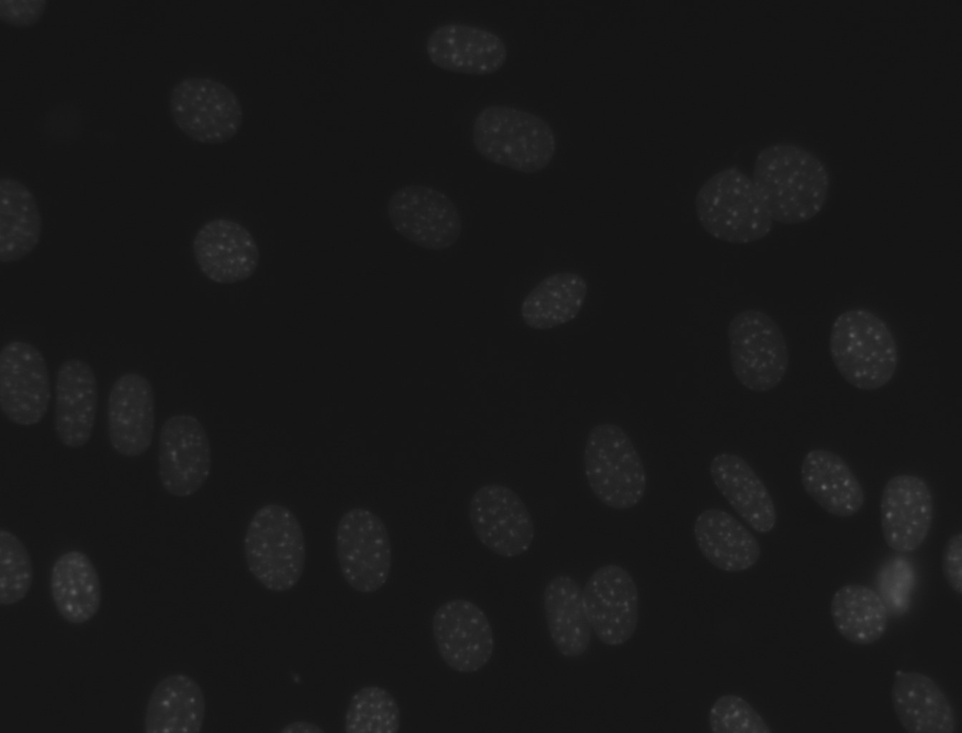
#> input picture data/input/dna-0.jpg, 962 x 733 px, shrunk from 1344 x 1024 before the run; its folder holds only this picture in this run
$ python jugfile.py   (older library calls are emulated)
#> lines starting #> are read from the running program, lines starting #| are printed output that depends on the picture; after the words box and inside, x2 and y2 are one past the last pixel; in counts of white or black regions, pixels touching at a corner belong together
import mahotas as mh
import numpy as np
from glob import glob
from jug import TaskGenerator

def reference_for(fname):
    return fname.replace('/input/','/references/').replace('.jpg', '.png')

@TaskGenerator
def segment(fname):
#> called with fname = 'data/input/dna-0.jpg'
    dna = mh.imread(fname)
#> dna is the input picture: shape (733, 962, 3); min 19, max 94, mean 24.2
    dna = dna[:,:,0]
#> dna: shape (733, 962)

    sigma = 12.
    dnaf = mh.gaussian_filter(dna, sigma)
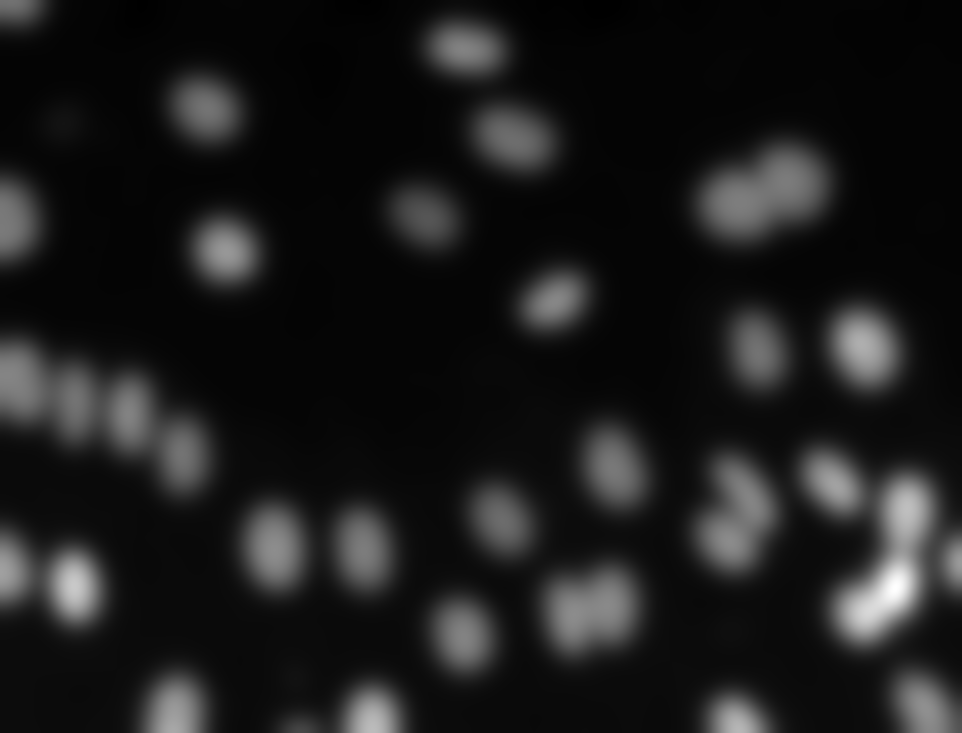
#> dnaf: shape (733, 962) float64; min 20.24, max 56.46, mean 24.2; drawn with min black and max white

    T_mean = dnaf.mean()
#> T_mean = 24.23
    bin_image = dnaf > T_mean
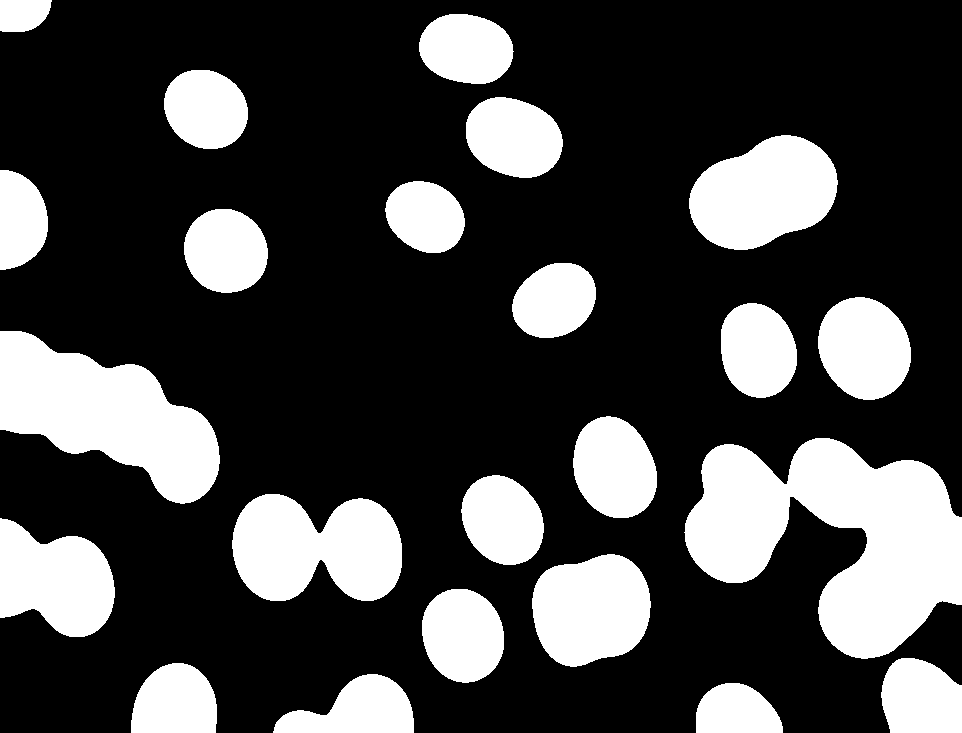
#> bin_image: shape (733, 962) bool; 26.8% white; 23 white regions, largest, box (x1, y1, x2, y2) and area: (684, 438, 962, 659) 34965, (0, 331, 220, 504) 20713, (232, 494, 402, 601) 13926
    labeled, nr_objects = mh.label(bin_image)
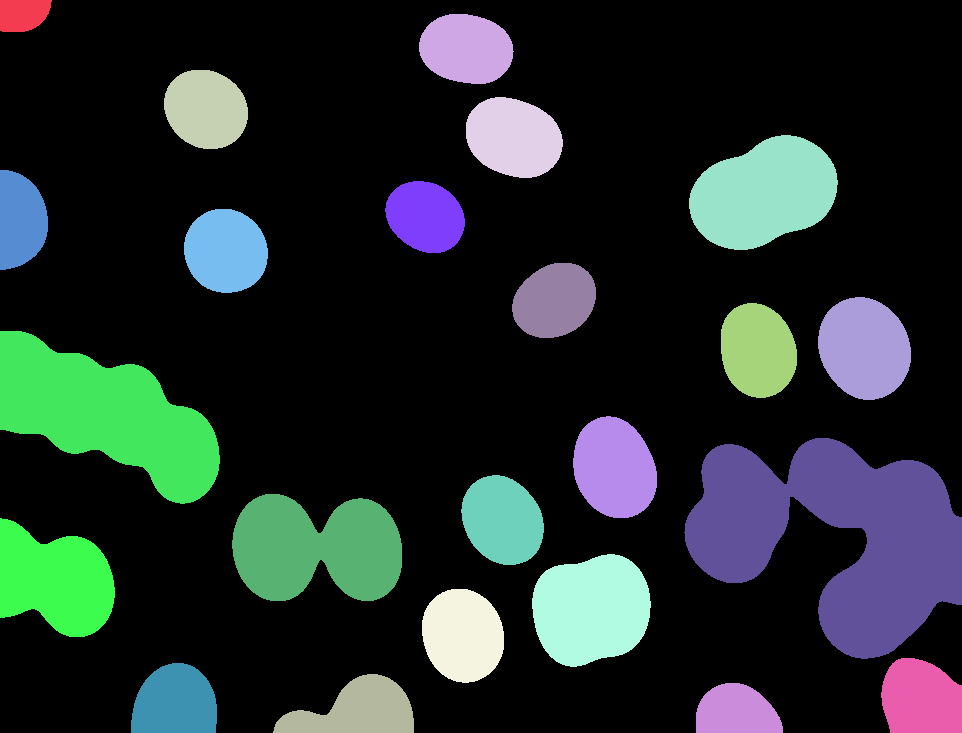
#> labeled: shape (733, 962) int32; 24 distinct labels, from 0 to 23; one colour per label, 0 black
#> nr_objects = 23

#> (the run stopped early here; a loop or call above may not have finished)

$ run again, on data/input/dna-12.jpg
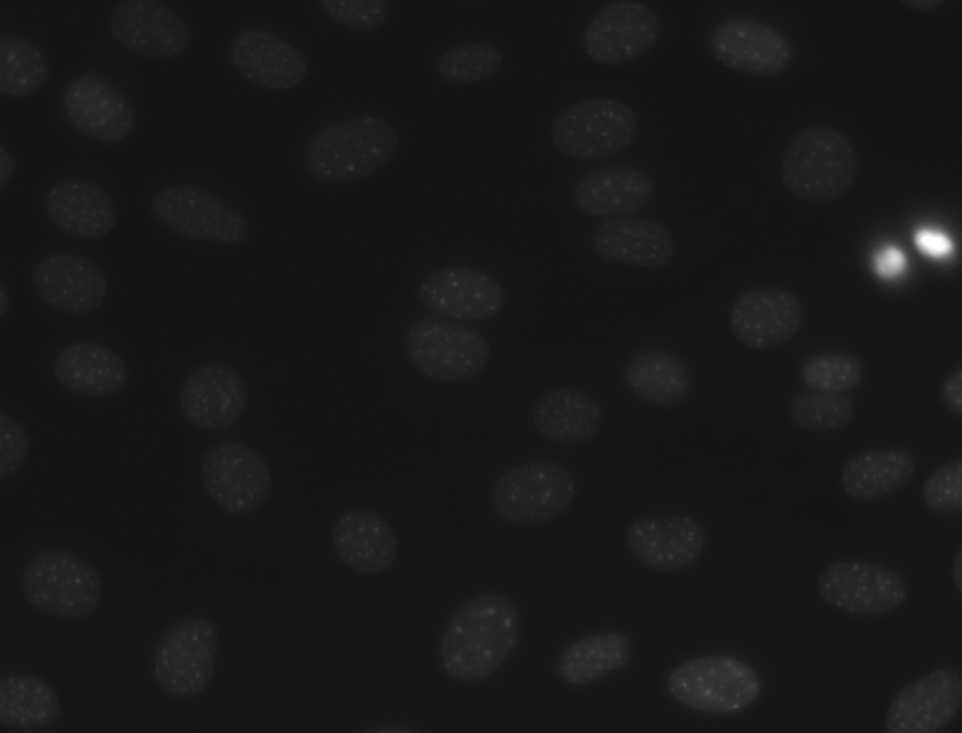
#> input picture data/input/dna-12.jpg, 962 x 733 px, shrunk from 1344 x 1024 before the run
#> in segment, dna is the input picture: shape (733, 962, 3); min 19, max 255, mean 24.7
#> dna: shape (733, 962)
#> T_mean = 24.68
#> in segment, `bin_image = dnaf > T_mean`:
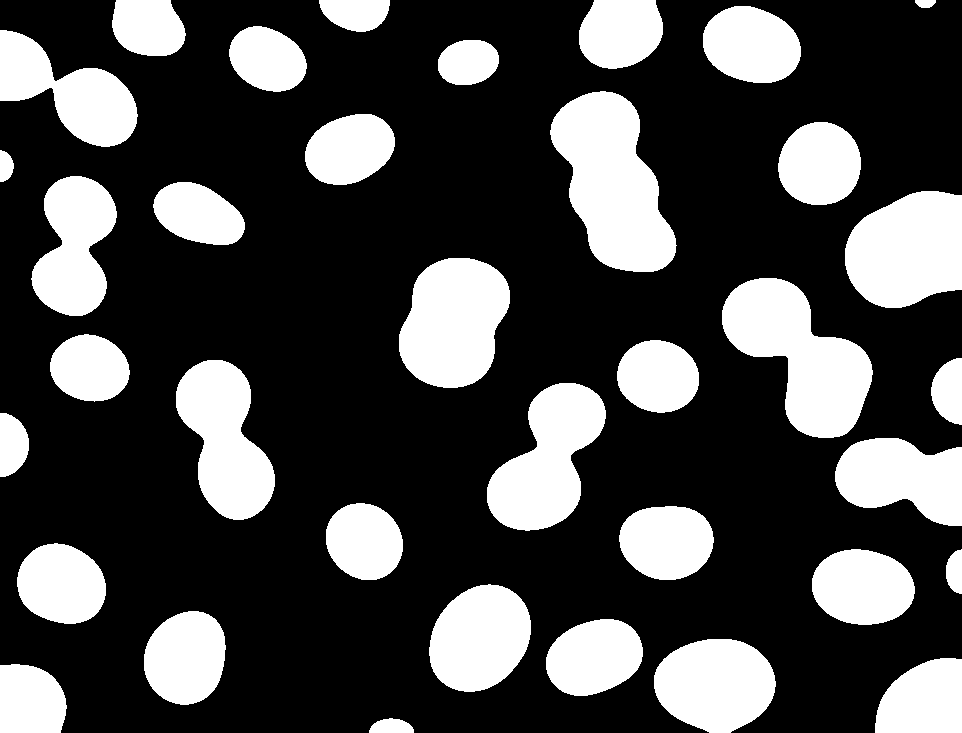
#> bin_image: shape (733, 962) bool; 28.9% white; 36 white regions, largest, box (x1, y1, x2, y2) and area: (550, 91, 677, 272) 14250, (722, 278, 873, 438) 12972, (845, 191, 962, 308) 11018
#> in segment, `labeled, nr_objects = mh.label(bin_image)`:
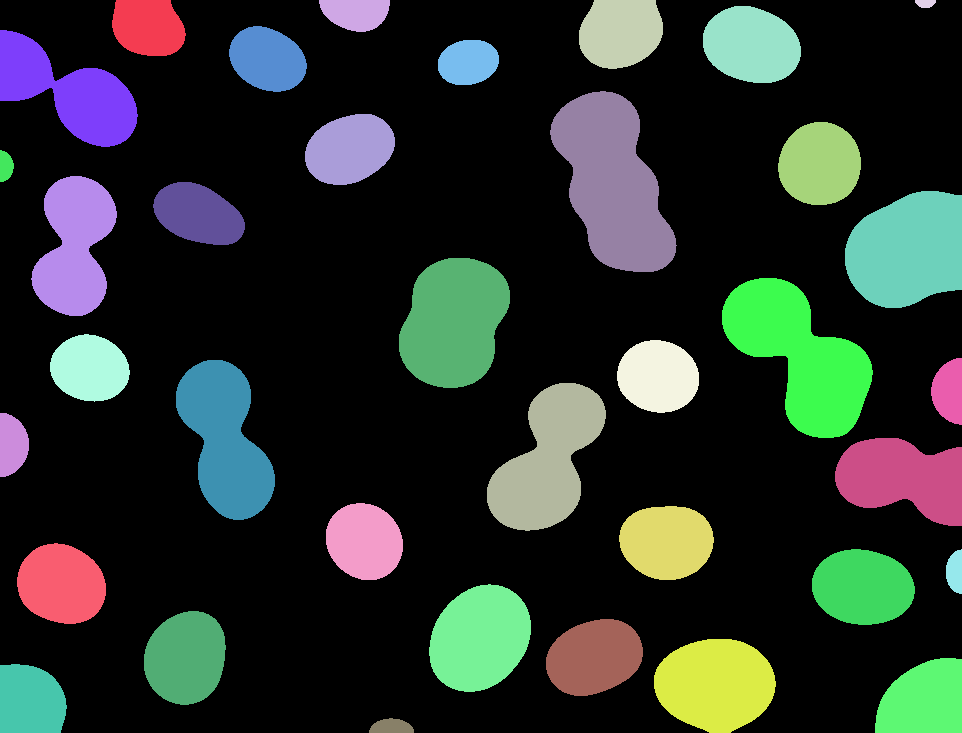
#> labeled: shape (733, 962) int32; 37 distinct labels, from 0 to 36; one colour per label, 0 black
#> nr_objects = 36

$ run again, on data/input/dna-13.jpg
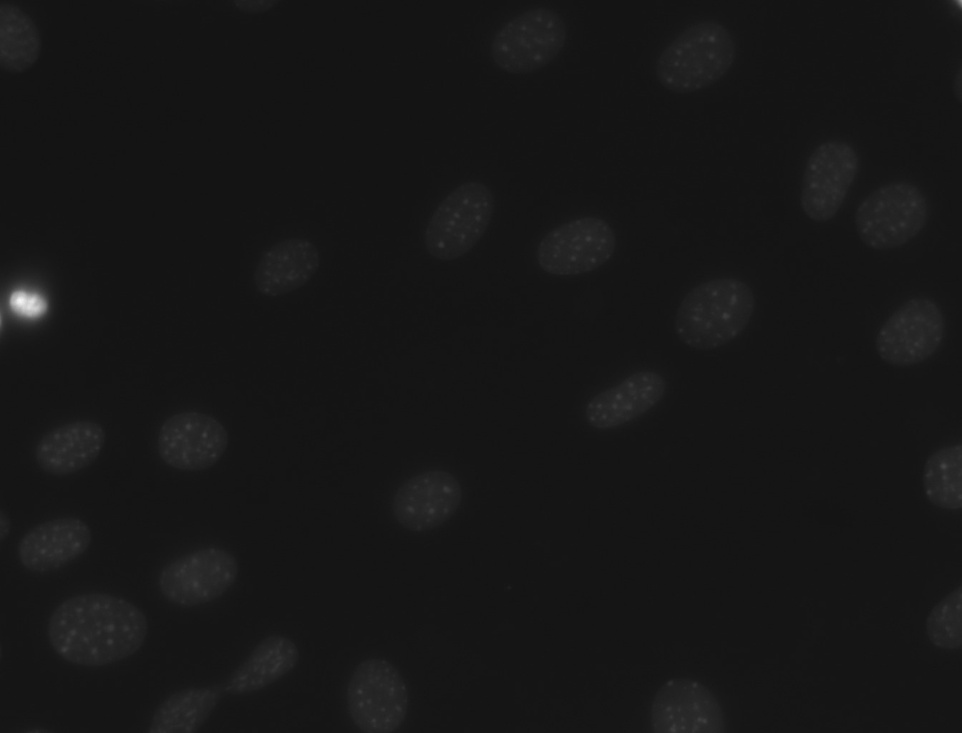
#> input picture data/input/dna-13.jpg, 962 x 733 px, shrunk from 1344 x 1024 before the run
#> in segment, dna is the input picture: shape (733, 962, 3); min 18, max 246, mean 22.7
#> dna: shape (733, 962)
#> T_mean = 22.7
#> in segment, `bin_image = dnaf > T_mean`:
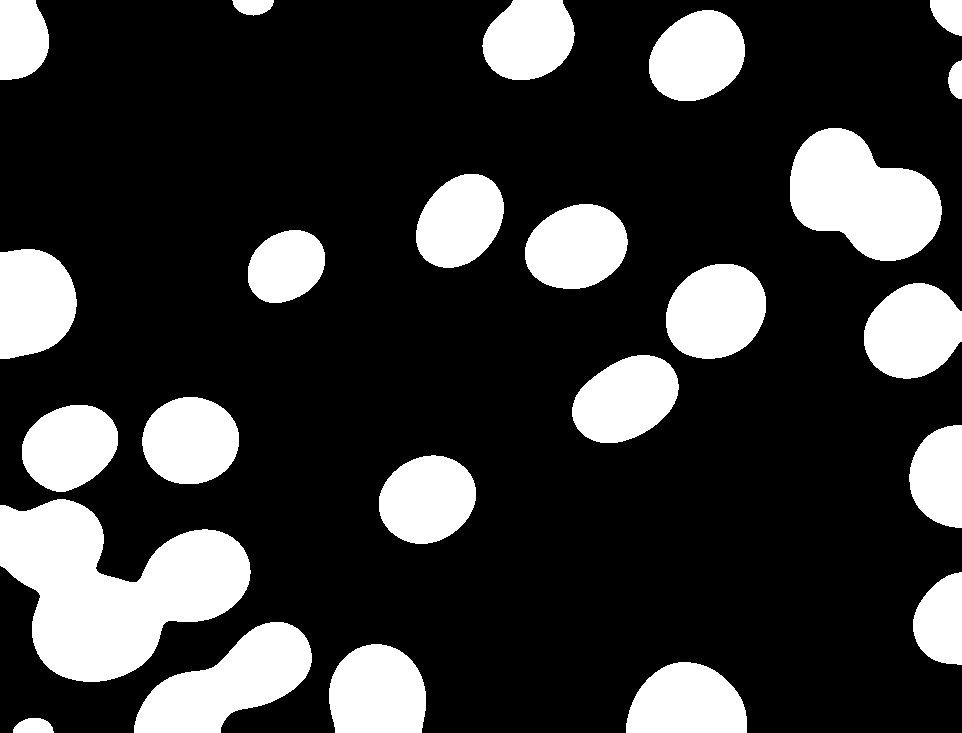
#> bin_image: shape (733, 962) bool; 22.2% white; 24 white regions, largest, box (x1, y1, x2, y2) and area: (0, 499, 251, 682) 26473, (790, 128, 942, 261) 13478, (134, 622, 312, 733) 10731
#> in segment, `labeled, nr_objects = mh.label(bin_image)`:
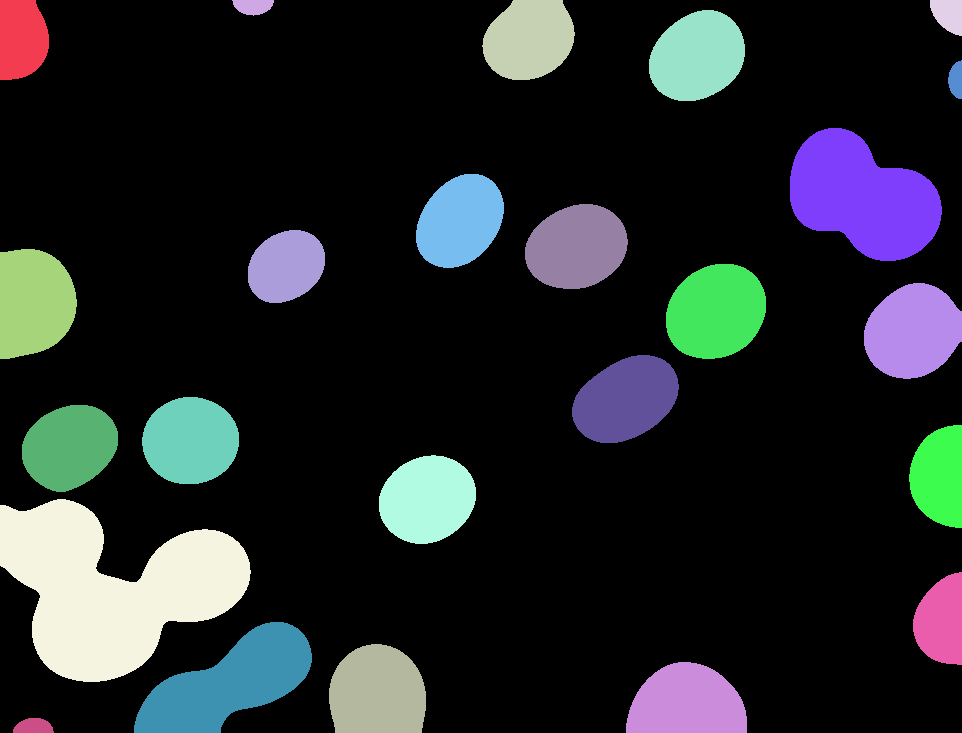
#> labeled: shape (733, 962) int32; 25 distinct labels, from 0 to 24; one colour per label, 0 black
#> nr_objects = 24

$ run again, on data/input/dna-14.jpg
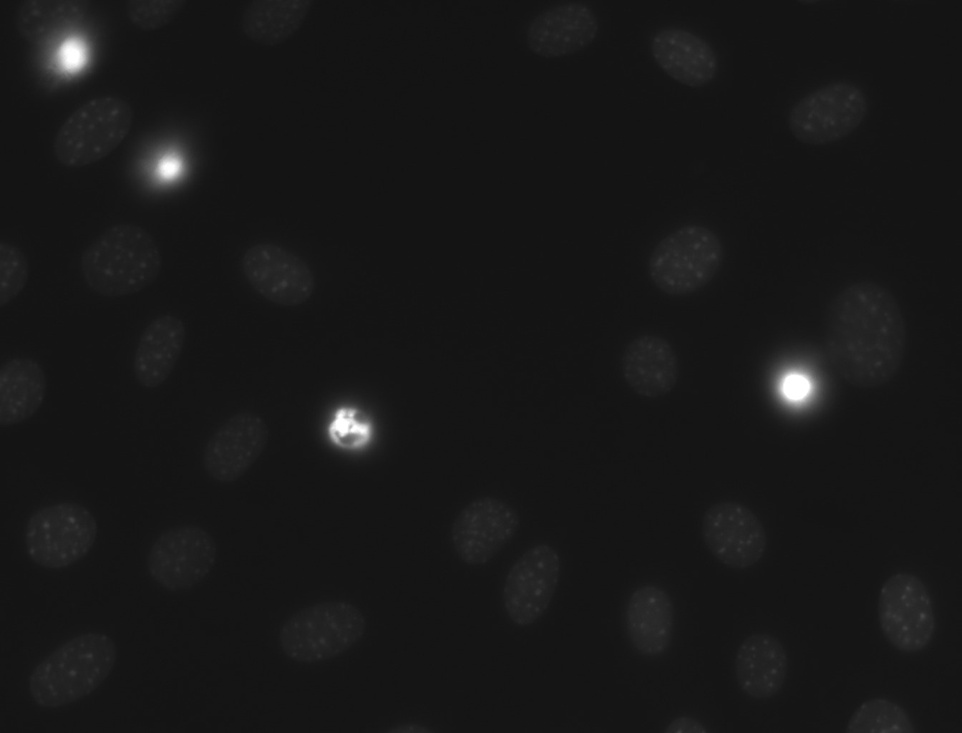
#> input picture data/input/dna-14.jpg, 962 x 733 px, shrunk from 1344 x 1024 before the run
#> in segment, dna is the input picture: shape (733, 962, 3); min 18, max 255, mean 24.1
#> dna: shape (733, 962)
#> T_mean = 24.11
#> in segment, `bin_image = dnaf > T_mean`:
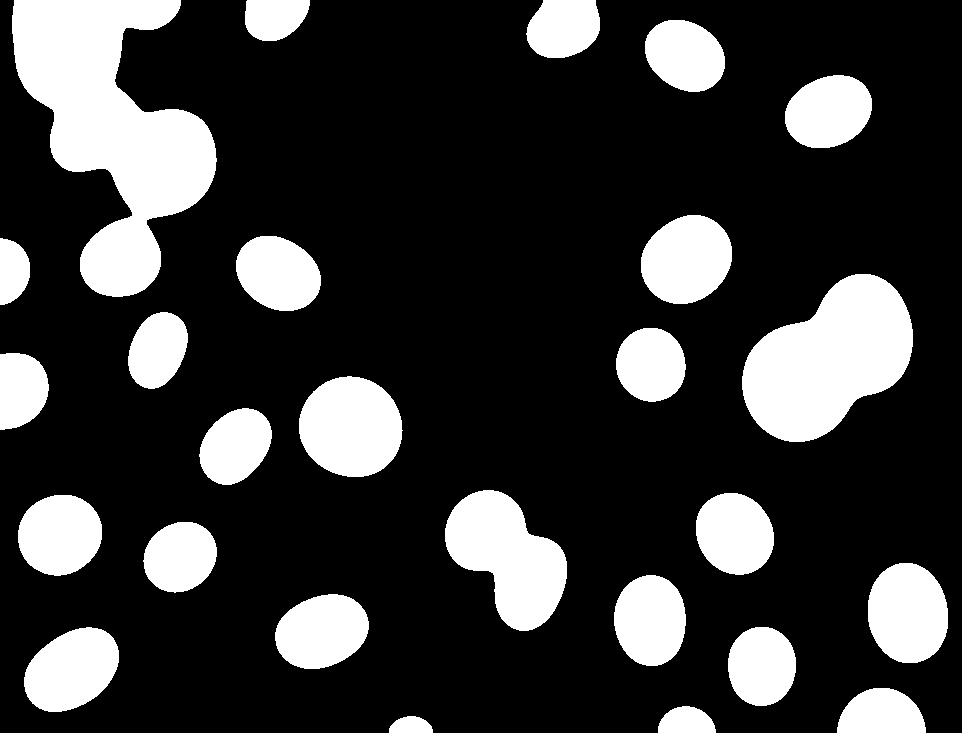
#> bin_image: shape (733, 962) bool; 22.3% white; 26 white regions, largest, box (x1, y1, x2, y2) and area: (12, 0, 217, 297) 31098, (742, 274, 913, 442) 18527, (445, 490, 567, 631) 10352
#> in segment, `labeled, nr_objects = mh.label(bin_image)`:
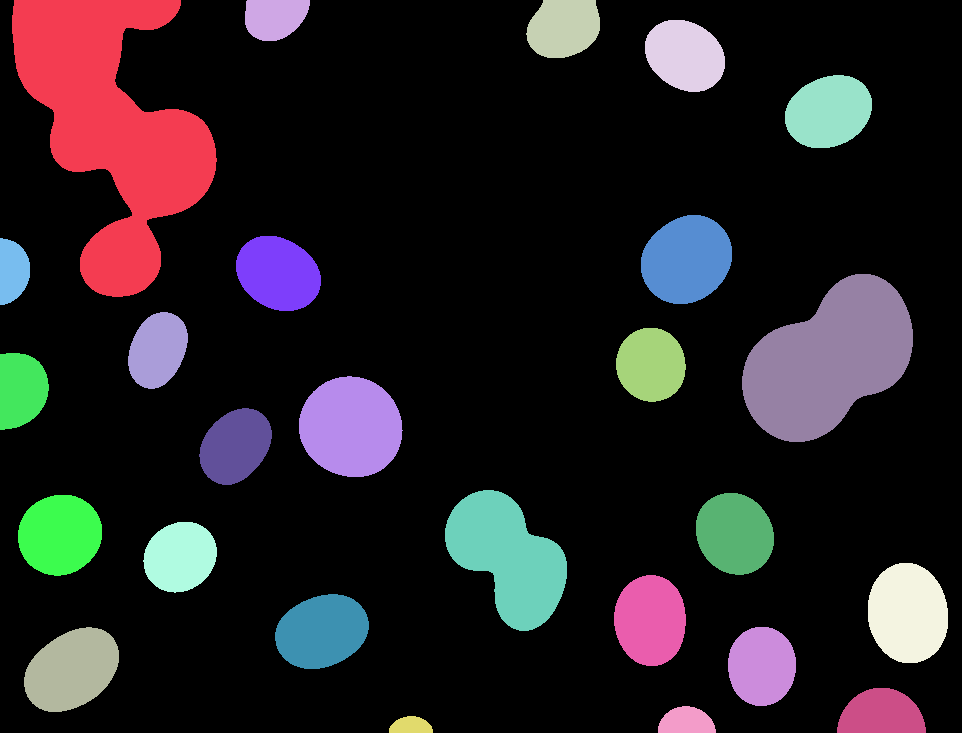
#> labeled: shape (733, 962) int32; 27 distinct labels, from 0 to 26; one colour per label, 0 black
#> nr_objects = 26
